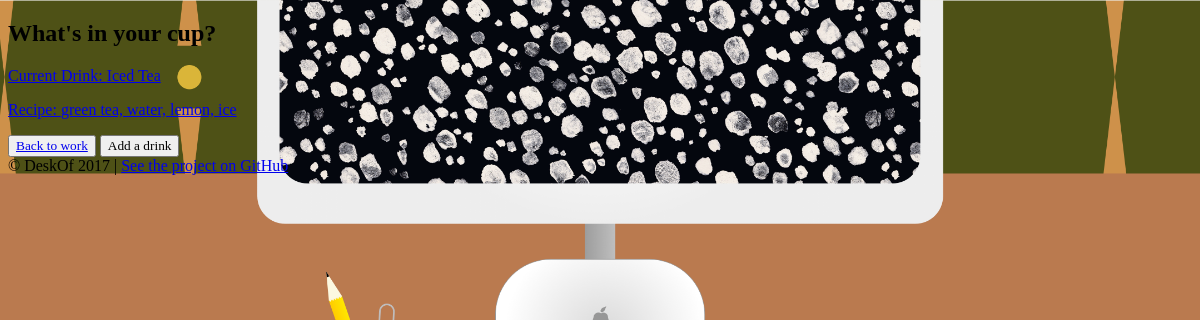
Page /drinks/ on the earlier database version.
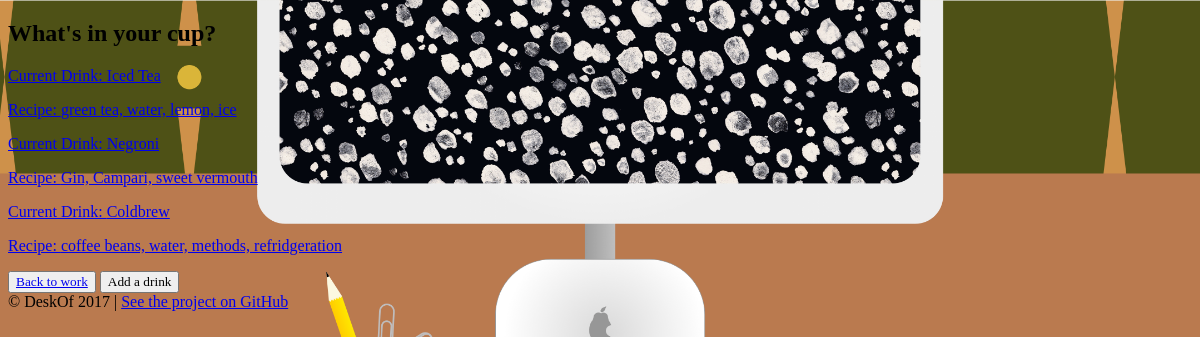
Same page on the later database version.
### main_app/models.py (models this page shows)
class Drink(models.Model):
    name = models.CharField(max_length=100)
    recipe = models.CharField(max_length=300)

### main_app/views.py (the view)
# urls.py: url(r'^drinks/$', views.index_drink),
def index_drink(request):
    drinks = Drink.objects.all()
    form = DrinkForm()
    return render(request, 'drink-index.html', {'drinks':drinks, 'form':form})

### main_app/templates/drink-index.html (shortened to what this page needs)
{% extends 'base.html' %}
{% load staticfiles %}
{% block content %}
    <h2>What's in your cup?</h2>
    {% for drink in drinks %}
      <a href="/drinks/{{drink.id}}">
        <p>Current Drink: {{ drink.name }}</p>
        <p>Recipe: {{ drink.recipe }}</p>
      </a>
    {% endfor %}
    <button type="button" name="button"><a href="/">Back to work</a></button>
    <button id="myBtn">Add a drink</button>
{% endblock %}

### main_app/templates/base.html (shortened to what this page needs)
{% load staticfiles %}
<!DOCTYPE html>
<html>
  <head>
    <link rel="stylesheet" type="text/css" href="{% static 'style.css' %}" />
  </head>
  <body>
	{% block content %}
	{% endblock %}
    <footer>© DeskOf 2017 | <a href="https://github.com/jjaredwatson/desk-of">See the project on GitHub</a></footer>
  </body>
  </html>

### main_app/static/style.css (style rules this page uses)
* { font-family: avenir; }
html { background: url(images/profile-desk.png) no-repeat center center fixed; -webkit-background-size: cover; -moz-background-size: cover; -o-background-size: cover; background-size: cover; }
body { background-color: initial; }

Differences in the rows shown:
added Drink: name "Negroni", recipe "Gin, Campari, sweet vermouth"
added Drink: name "Coldbrew", recipe "coffee beans, water, methods, refridgeration"
